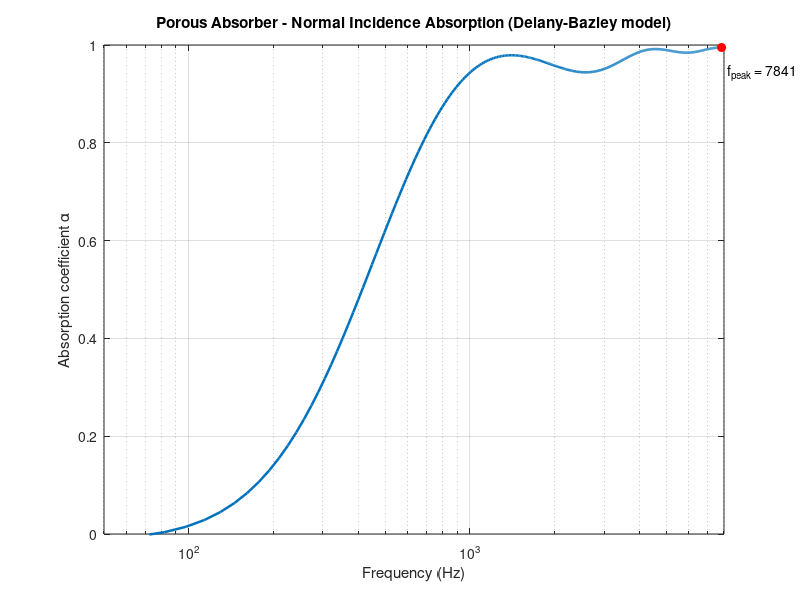

The MATLAB script that drew this image:

% If there's an air gap behind the porous layer before the rigid wall,
% the rigid-wall impedance seen behind the layer becomes -j*cot(k0*d_air)
% and Zs must be found via transfer-matrix / input-impedance recursion
% instead of the simple formula above (left as d_air = 0 case here).

clear
clc
f = linspace(50, 8000, 500);   % [Hz]
omega = 2*pi*f;
% Air properties
rho0   = 1.213;        % air density [kg/m^3]
c0     = 342.2;        % speed of sound [m/s]
% Porous material parameters -----------------
sigma_f = 20000;       % flow resistivity [Pa.s/m^2] (Rayls/m)
D       = 0.05;         % thickness of porous layer [m]
d_air   = 0;             % air gap behind porous layer [m] (0 = layer against rigid wall)

% Delany-Bazley dimensionless frequency parameter
% X = rho0*f/sigma                                    (Delany & Bazley 1970)
X = rho0*f/sigma_f;

% Characteristic impedance of the porous material (normalized by rho0*c0)
% R/(rho0*c0) = 1 + 0.0571*X^-0.754                    (D&B 1970, Fig. 1)
% X/(rho0*c0) =     -0.087*X^-0.732                    (D&B 1970, Fig. 2)
% Zc/(rho0*c0) = R/(rho0*c0) + j*X/(rho0*c0)
zc = 1 + 0.0571*X.^(-0.754) - 1i*0.087*X.^(-0.732);

% Propagation constant (complex wavenumber), normalized by k0 = omega/c0
% alpha_p = (c0/omega)*alpha = 0.189*X^-0.595          (D&B 1970, Fig. 3)
% beta_p  = (c0/omega)*beta  = 1 + 0.098*X^-0.700       (D&B 1970, Fig. 4)
% gamma = alpha + j*beta = (omega/c0)*(alpha_p + j*beta_p)
alpha_p = 0.189*X.^(-0.595);   % attenuation constant term
beta_p  = 1 + 0.098*X.^(-0.700);  % phase constant term
k0 = omega./c0;
gamma = k0.*(alpha_p + 1i*beta_p);  % complex propagation constant

% Surface impedance of porous layer of thickness D backed by rigid wall
% Z = Z0*coth(gamma*l)                  (D&B 1970, "Applications" section)
Zs = zc./tanh(gamma*D);


% Normal-incidence absorption coefficient
% alpha_n = 1 - |(Z-rho0*c0)/(Z+rho0*c0)|^2             (D&B 1970, "Applications" section)
alpha = 1 - abs((Zs - 1)./(Zs + 1)).^2;

figure('Color','w');
semilogx(f, alpha, 'LineWidth', 1.8);
grid on;
xlabel('Frequency (Hz)');
ylabel('Absorption coefficient \alpha');
title('Porous Absorber - Normal Incidence Absorption (Delany-Bazley model)');
ylim([0 1]);
xlim([f(1) f(end)]);
% Annotate peak
[alpha_max, idx_max] = max(alpha);
hold on;
plot(f(idx_max), alpha_max, 'ro', 'MarkerFaceColor','r');
text(f(idx_max), alpha_max-0.05, ...
    sprintf('  f_{peak} = %.0f Hz, \\alpha_{max} = %.3f', f(idx_max), alpha_max));
%% ---------------- Print summary -----------------------------------
fprintf('--- Porous Material Parameters ---\n');
fprintf('Flow resistivity sigma = %.0f Pa.s/m^2\n', sigma_f);
fprintf('Thickness D = %.1f mm\n', D*1e3);
fprintf('--- Result ---\n');
fprintf('Peak absorption alpha_max = %.3f at f = %.1f Hz\n', alpha_max, f(idx_max));
